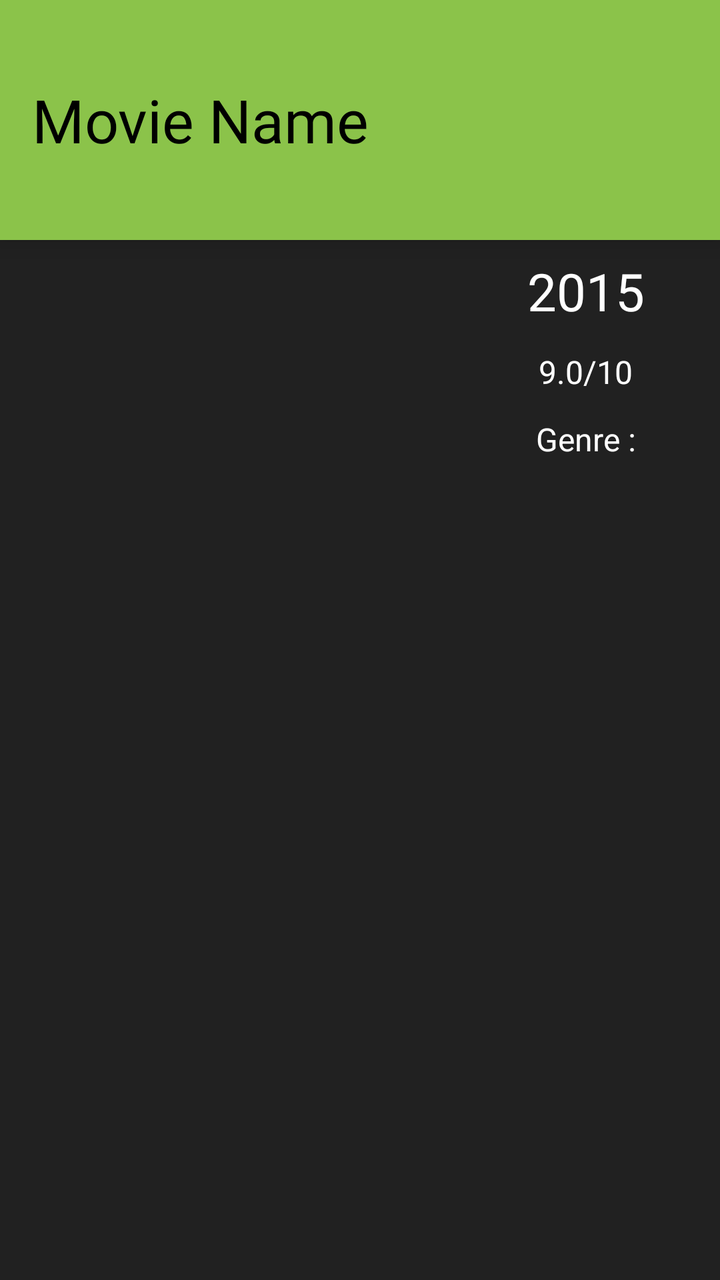
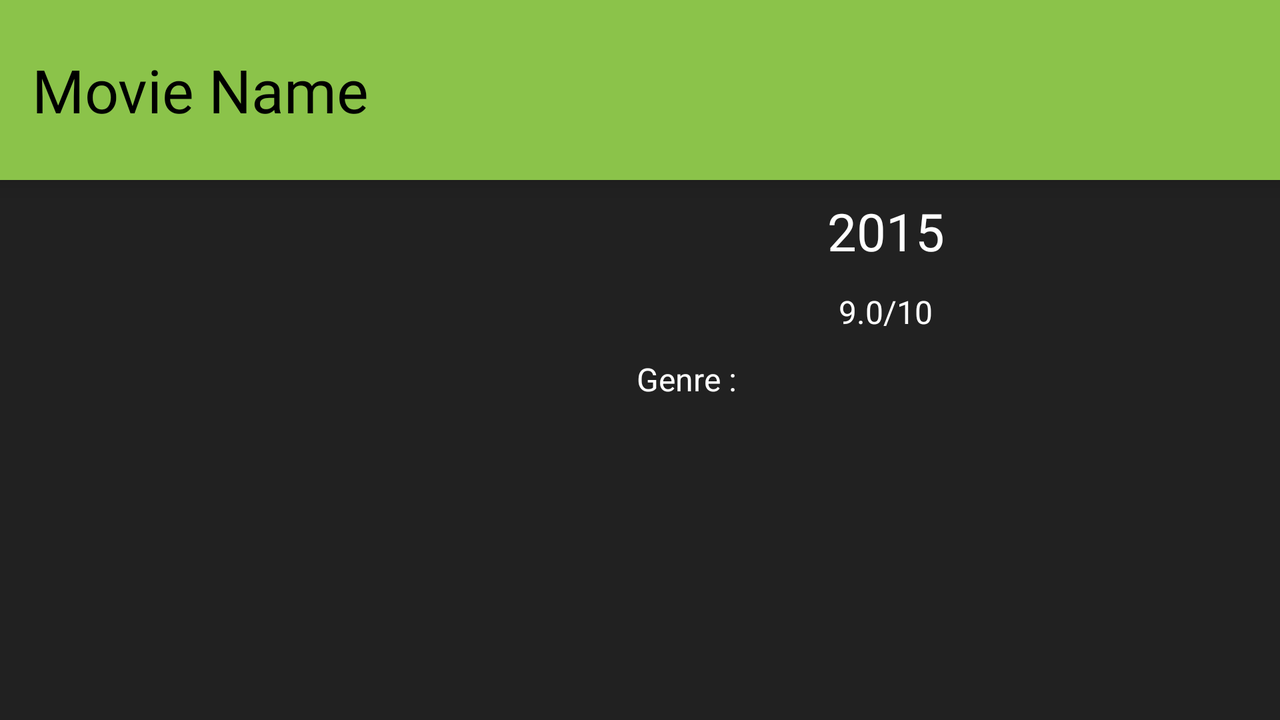

First picture: res/layout/ on a phone held upright. Second picture: the repository's own variant of that layout, on a device whose configuration matches the variant's folder. Source for both follows.
<!-- AndroidManifest.xml: application theme AppTheme -->
<!-- res/layout/fragment_movie_detail.xml -->
<?xml version="1.0" encoding="utf-8"?>
<LinearLayout xmlns:android="http://schemas.android.com/apk/res/android"
    xmlns:app="http://schemas.android.com/apk/res-auto"
    xmlns:tools="http://schemas.android.com/tools"
    android:layout_width="match_parent"
    android:layout_height="match_parent"
    android:background="@color/colorPrimary"
    android:orientation="vertical">

    <TextView
        android:id="@+id/m_title"
        android:layout_width="match_parent"
        android:layout_height="120dp"
        android:background="@color/colorAccent"
        android:elevation="8dp"
        android:fontFamily="@font/archive"
        android:gravity="center_vertical"
        android:paddingEnd="16dp"
        android:paddingStart="16dp"
        android:textColor="@color/black"
        android:textSize="30sp"
        tools:text="Movie Name" />

    <LinearLayout
        android:layout_width="match_parent"
        android:layout_height="wrap_content"
        android:orientation="horizontal"
        android:paddingBottom="6dp">

        <ImageView
            android:id="@+id/m_poster"
            android:layout_width="210dp"
            android:layout_height="266dp"
            android:layout_marginStart="16dp"
            android:layout_marginTop="8dp"
            android:contentDescription="@string/imageview_poster"
            android:scaleType="centerCrop"
            android:transitionName="@string/app_name" />

        <LinearLayout
            android:layout_width="match_parent"
            android:layout_height="match_parent"
            android:orientation="vertical">

            <TextView
                android:id="@+id/m_release"
                android:layout_width="wrap_content"
                android:layout_height="wrap_content"
                android:layout_gravity="center"
                android:fontFamily="@font/archive"
                android:paddingEnd="25dp"
                android:paddingStart="25dp"
                android:paddingTop="8dp"
                android:textColor="@color/white"
                android:textSize="26sp"
                tools:text="2015" />

            <TextView
                android:id="@+id/m_rating"
                android:layout_width="wrap_content"
                android:layout_height="wrap_content"
                android:layout_gravity="center"
                android:layout_marginTop="4dp"
                android:paddingEnd="27dp"
                android:paddingStart="27dp"
                android:paddingTop="8dp"
                android:textColor="@color/white"
                android:textSize="16sp"
                tools:text="9.0/10" />

            <TextView
                android:layout_width="wrap_content"
                android:layout_height="wrap_content"
                android:layout_gravity="center"
                android:layout_marginTop="4dp"
                android:paddingEnd="27dp"
                android:paddingStart="27dp"
                android:paddingTop="8dp"
                android:text="@string/genre"
                android:textColor="@color/white"
                android:textSize="16sp" />


            <com.robertlevonyan.views.chip.Chip
                android:id="@+id/chip1"
                android:layout_width="wrap_content"
                android:layout_height="wrap_content"
                android:layout_gravity="center"
                android:layout_marginTop="6dp"
                android:visibility="invisible"
                app:mcv_backgroundColor="@color/colorAccent"
                app:mcv_chipText="@string/temp"
                app:mcv_closeColor="@color/white"
                app:mcv_selectable="true" />

            <com.robertlevonyan.views.chip.Chip
                android:id="@+id/chip2"
                android:layout_width="wrap_content"
                android:layout_height="wrap_content"
                android:layout_gravity="center"
                android:layout_marginTop="6dp"
                android:visibility="invisible"
                app:mcv_backgroundColor="@color/colorAccent"
                app:mcv_chipText="@string/temp"
                app:mcv_closeColor="@color/white"
                app:mcv_selectable="true" />

            <com.robertlevonyan.views.chip.Chip
                android:id="@+id/chip3"
                android:layout_width="wrap_content"
                android:layout_height="wrap_content"
                android:layout_gravity="center"
                android:layout_marginTop="6dp"
                android:visibility="invisible"
                app:mcv_backgroundColor="@color/colorAccent"
                app:mcv_chipText="@string/temp"
                app:mcv_closeColor="@color/white"
                app:mcv_selectable="true" />

        </LinearLayout>

    </LinearLayout>


</LinearLayout>
<!-- resources referenced by this layout -->
<resources>
  <color name="black">#000000</color>
  <color name="colorAccent">#8BC34A</color>
  <color name="colorPrimary">#212121</color>
  <color name="white">#ffffff</color>
  <string name="app_name">MyMovies</string>
  <string name="genre">Genre :</string>
  <string name="imageview_poster">movie poster</string>
  <string name="temp">Temp genre</string>
  <style name="AppTheme" parent="Theme.AppCompat.Light.DarkActionBar">
          
          <item name="colorPrimary">@color/colorPrimary</item>
          <item name="colorPrimaryDark">@color/colorPrimaryDark</item>
          <item name="colorAccent">@color/colorAccent</item>
      </style>
  <color name="colorPrimaryDark">#000000</color>
</resources>
<!-- res/layout-land/fragment_movie_detail.xml (the repository's variant of the layout above) -->
<!-- drawn on the phone turned sideways -->
<?xml version="1.0" encoding="utf-8"?>
<LinearLayout xmlns:android="http://schemas.android.com/apk/res/android"
    xmlns:app="http://schemas.android.com/apk/res-auto"
    xmlns:tools="http://schemas.android.com/tools"
    android:layout_width="match_parent"
    android:layout_height="match_parent"
    android:background="@color/colorPrimary"
    android:orientation="vertical">

    <TextView
        android:id="@+id/m_title"
        android:layout_width="match_parent"
        android:layout_height="90dp"
        android:background="@color/colorAccent"
        android:elevation="8dp"
        android:fontFamily="@font/archive"
        android:gravity="center_vertical"
        android:paddingEnd="16dp"
        android:paddingStart="16dp"
        android:textColor="@color/black"
        android:textSize="30sp"
        tools:text="Movie Name" />

    <LinearLayout
        android:layout_width="match_parent"
        android:layout_height="wrap_content"
        android:orientation="horizontal"
        android:paddingBottom="6dp">

        <ImageView
            android:id="@+id/m_poster"
            android:layout_width="230dp"
            android:layout_height="match_parent"
            android:layout_marginStart="16dp"
            android:layout_marginTop="8dp"
            android:contentDescription="@string/imageview_poster"
            android:scaleType="centerCrop"
            android:transitionName="@string/app_name" />

        <LinearLayout
            android:layout_width="match_parent"
            android:layout_height="match_parent"
            android:gravity="center"
            android:orientation="vertical">

            <TextView
                android:id="@+id/m_release"
                android:layout_width="wrap_content"
                android:layout_height="wrap_content"
                android:layout_gravity="center"
                android:fontFamily="@font/archive"
                android:paddingEnd="25dp"
                android:paddingStart="25dp"
                android:paddingTop="8dp"
                android:textColor="@color/white"
                android:textSize="26sp"
                tools:text="2015" />

            <TextView
                android:id="@+id/m_rating"
                android:layout_width="wrap_content"
                android:layout_height="wrap_content"
                android:layout_gravity="center"
                android:layout_marginTop="4dp"
                android:paddingEnd="27dp"
                android:paddingStart="27dp"
                android:paddingTop="8dp"
                android:textColor="@color/white"
                android:textSize="16sp"
                tools:text="9.0/10" />

            <LinearLayout
                android:layout_width="wrap_content"
                android:layout_height="wrap_content"
                android:layout_gravity="center"
                android:layout_marginTop="4dp"
                android:orientation="horizontal"
                android:paddingTop="8dp">

                <TextView
                    android:layout_width="wrap_content"
                    android:layout_height="wrap_content"
                    android:layout_gravity="center"
                    android:layout_marginStart="45dp"
                    android:text="@string/genre"
                    android:textColor="@color/white"
                    android:textSize="16sp" />

                <com.robertlevonyan.views.chip.Chip
                    android:id="@+id/chip1"
                    android:layout_width="wrap_content"
                    android:layout_height="wrap_content"
                    android:layout_gravity="end"
                    android:layout_marginStart="20dp"
                    android:visibility="invisible"
                    app:mcv_backgroundColor="@color/colorAccent"
                    app:mcv_chipText="@string/temp"
                    app:mcv_closeColor="@color/white"
                    app:mcv_selectable="true" />

            </LinearLayout>

            <LinearLayout
                android:layout_width="wrap_content"
                android:layout_height="wrap_content"
                android:layout_gravity="center"
                android:layout_marginStart="25dp"
                android:layout_marginTop="4dp"
                android:orientation="horizontal"
                android:paddingTop="8dp">

                <com.robertlevonyan.views.chip.Chip
                    android:id="@+id/chip2"
                    android:layout_width="wrap_content"
                    android:layout_height="wrap_content"
                    android:layout_gravity="center"
                    android:visibility="invisible"
                    app:mcv_backgroundColor="@color/colorAccent"
                    app:mcv_chipText="@string/temp"
                    app:mcv_closeColor="@color/white"
                    app:mcv_selectable="true" />

                <com.robertlevonyan.views.chip.Chip
                    android:id="@+id/chip3"
                    android:layout_width="wrap_content"
                    android:layout_height="wrap_content"
                    android:layout_gravity="center"
                    android:layout_marginStart="10dp"
                    android:visibility="invisible"
                    app:mcv_backgroundColor="@color/colorAccent"
                    app:mcv_chipText="@string/temp"
                    app:mcv_closeColor="@color/white"
                    app:mcv_selectable="true" />
            </LinearLayout>

        </LinearLayout>

    </LinearLayout>

</LinearLayout>
